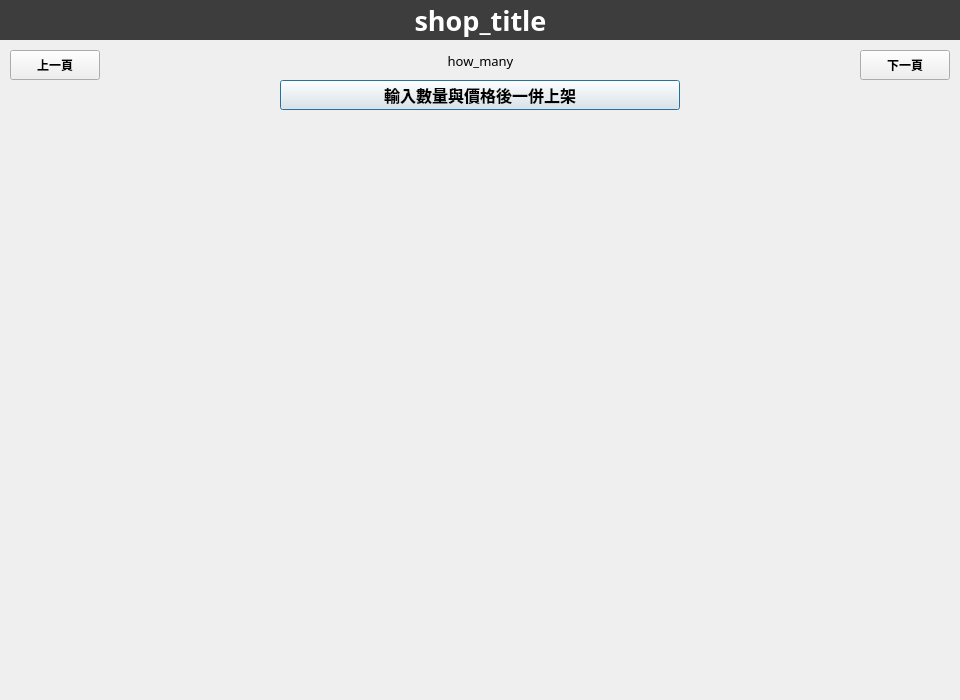
<?xml version="1.0" encoding="UTF-8"?>
<ui version="4.0">
 <class>AddGoods_window</class>
 <widget class="QDialog" name="AddGoods_window">
  <property name="geometry">
   <rect>
    <x>0</x>
    <y>0</y>
    <width>960</width>
    <height>700</height>
   </rect>
  </property>
  <property name="windowTitle">
   <string>Dialog</string>
  </property>
  <property name="styleSheet">
   <string notr="true"/>
  </property>
  <widget class="QPushButton" name="add">
   <property name="geometry">
    <rect>
     <x>280</x>
     <y>80</y>
     <width>400</width>
     <height>30</height>
    </rect>
   </property>
   <property name="font">
    <font>
     <family>微軟正黑體</family>
     <pointsize>12</pointsize>
     <weight>75</weight>
     <bold>true</bold>
    </font>
   </property>
   <property name="text">
    <string>輸入數量與價格後一併上架</string>
   </property>
  </widget>
  <widget class="QLabel" name="shop_title">
   <property name="geometry">
    <rect>
     <x>0</x>
     <y>0</y>
     <width>961</width>
     <height>40</height>
    </rect>
   </property>
   <property name="font">
    <font>
     <family>Agency FB</family>
     <pointsize>20</pointsize>
     <weight>75</weight>
     <bold>true</bold>
    </font>
   </property>
   <property name="styleSheet">
    <string notr="true">color: rgb(255, 255, 255);
background-color: rgb(61, 61, 61);</string>
   </property>
   <property name="text">
    <string>shop_title</string>
   </property>
   <property name="alignment">
    <set>Qt::AlignCenter</set>
   </property>
  </widget>
  <widget class="QLabel" name="how_many">
   <property name="geometry">
    <rect>
     <x>100</x>
     <y>50</y>
     <width>761</width>
     <height>21</height>
    </rect>
   </property>
   <property name="font">
    <font>
     <family>微軟正黑體</family>
     <pointsize>10</pointsize>
     <weight>50</weight>
     <bold>false</bold>
    </font>
   </property>
   <property name="text">
    <string>how_many</string>
   </property>
   <property name="alignment">
    <set>Qt::AlignCenter</set>
   </property>
  </widget>
  <widget class="QPushButton" name="next_page">
   <property name="geometry">
    <rect>
     <x>860</x>
     <y>50</y>
     <width>90</width>
     <height>30</height>
    </rect>
   </property>
   <property name="font">
    <font>
     <family>微軟正黑體</family>
     <weight>75</weight>
     <bold>true</bold>
    </font>
   </property>
   <property name="text">
    <string>下一頁</string>
   </property>
  </widget>
  <widget class="QWidget" name="gridLayoutWidget_4">
   <property name="geometry">
    <rect>
     <x>10</x>
     <y>150</y>
     <width>941</width>
     <height>261</height>
    </rect>
   </property>
   <layout class="QGridLayout" name="up_gridLayout"/>
  </widget>
  <widget class="QWidget" name="gridLayoutWidget_5">
   <property name="geometry">
    <rect>
     <x>11</x>
     <y>421</y>
     <width>941</width>
     <height>261</height>
    </rect>
   </property>
   <layout class="QGridLayout" name="down_gridLayout"/>
  </widget>
  <widget class="QPushButton" name="previous_page">
   <property name="geometry">
    <rect>
     <x>10</x>
     <y>50</y>
     <width>90</width>
     <height>30</height>
    </rect>
   </property>
   <property name="font">
    <font>
     <family>微軟正黑體</family>
     <weight>75</weight>
     <bold>true</bold>
    </font>
   </property>
   <property name="text">
    <string>上一頁</string>
   </property>
  </widget>
 </widget>
 <resources/>
 <connections/>
</ui>
